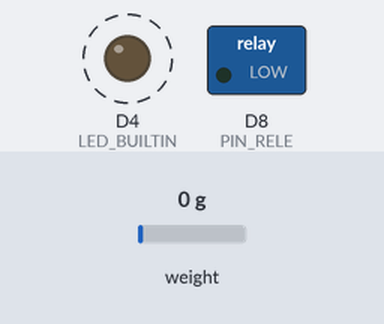
Simulated run of this sketch. Board: ESP8266 (NodeMCU). Shown: switched loads named in the sketch (green lamp = pin HIGH), output pins drawn as LEDs (lit = HIGH, except the on-board LED, lit = LOW). Dashed ring = blinking. Inputs (shaded band) come from the test bench; at power-on: weight on the scale 0 g. WiFi joins after 1.5 s; servers stay silent unless stated; what the sketch prints to the serial monitor is not drawn.

Above: at 7.9 s.
Timing chart, 0 to 10.6 s (numbered marks = the images above):
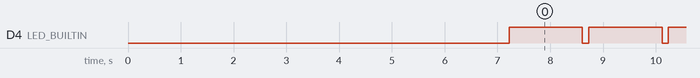

The sketch:

BancoPruebas.ino
```cpp
// (licence header left out)
#include "HX711.h"
#include <ESP8266WiFi.h>
#include <WiFiClient.h>
#include <ESP8266WebServer.h>

#ifndef APSSID
#define APSSID "BancoPruebasCdR"
#define APPSK  "cdr_coheteria2019"
#endif
#define PIN_RELE  D8

// HX711 circuit wiring
const int LOADCELL_DOUT_PIN = D2;
const int LOADCELL_SCK_PIN = D3;
const char *ssid = APSSID;
const char *password = APPSK;
const float PATRON = 138.5;     //TODO: Falta calibrar bien

//ESP8266WebServer server(8000);
WiFiServer wifiServer(8000);
int led = 0;


HX711 scale;
float gramos = 0, lectura = 0, tiempo = 0;
int   BufferIdx = 0;
char Buffer[10240];
char DataBuffer[10000];
int StartTime = 0;


void setup() {
  pinMode(PIN_RELE, OUTPUT);
  digitalWrite(PIN_RELE, LOW);
  Serial.begin(115200);
  delay(1000);
  pinMode(LED_BUILTIN, OUTPUT);
  Serial.println();
  Serial.print("Configurando access point...");
  /* You can remove the password parameter if you want the AP to be open. */
  WiFi.softAP(ssid, password);
  IPAddress myIP = WiFi.softAPIP();
  Serial.println(myIP);
  wifiServer.begin();

  scale.begin(LOADCELL_DOUT_PIN, LOADCELL_SCK_PIN);
  Serial.print("Valor ADC:  ");
  Serial.println(scale.read());
  scale.set_scale(PATRON);        // Este valor, se tomo a mano, depende de la construccion del banco
  scale.tare(60);                 //El peso actual es considerado Tara, se hacen 60 mediciones, asi que lleva un tiempo, pero con esto se logra un error menor a 1 gramo
/*/
  // Esto es para calibrar, el valor que se muestre en el serial hay que usarlo como
  Serial.print("Lectura del valor del ADC:  ");
  Serial.println(scale.read());
  Serial.println("No ponga ningun  objeto sobre la balanza");
  Serial.println("Destarando...");
  scale.set_scale(); //La escala por defecto es 1
  scale.tare(20);  //El peso actual es considerado Tara.
  Serial.println("Coloque un peso conocido:");//*/
}

void loop() {
  StartTime = millis();;
  WiFiClient cliente  = wifiServer.available();
  while (cliente.connected()) {
    digitalWrite(PIN_RELE, HIGH);
    digitalWrite(LED_BUILTIN, LOW);
    lectura = -scale.get_units(3);
    tiempo = millis() - StartTime;
    sprintf(DataBuffer, "{\"T\":%.3f,\"grs\":%.2f}", tiempo/1000, lectura);
    Serial.println(lectura,3);
    //scale.power_down();
    cliente.write(DataBuffer);
    //scale.power_up();
  }
  if(cliente.connected()){
    cliente.stop();
    digitalWrite(PIN_RELE, LOW);
  }
  else
    delay(1);
  led++;
  if(led < 100){
    digitalWrite(LED_BUILTIN, LOW);
    digitalWrite(PIN_RELE, LOW);
  }
  else{
    digitalWrite(LED_BUILTIN, HIGH);
    digitalWrite(PIN_RELE, LOW);
  }
  if(led > 1000){
    led = 0;
    lectura = -scale.get_units(3);
    tiempo = millis();
    Serial.print(" s\nPeso: ");
    Serial.print(lectura,3);
    Serial.print(" g  Tiempo: ");
    Serial.print(tiempo/1000,3);
  }
}
```

Measured:
- by itself, D4 (LED_BUILTIN): alternates HIGH for 1.4 s and LOW for 0.12 s
